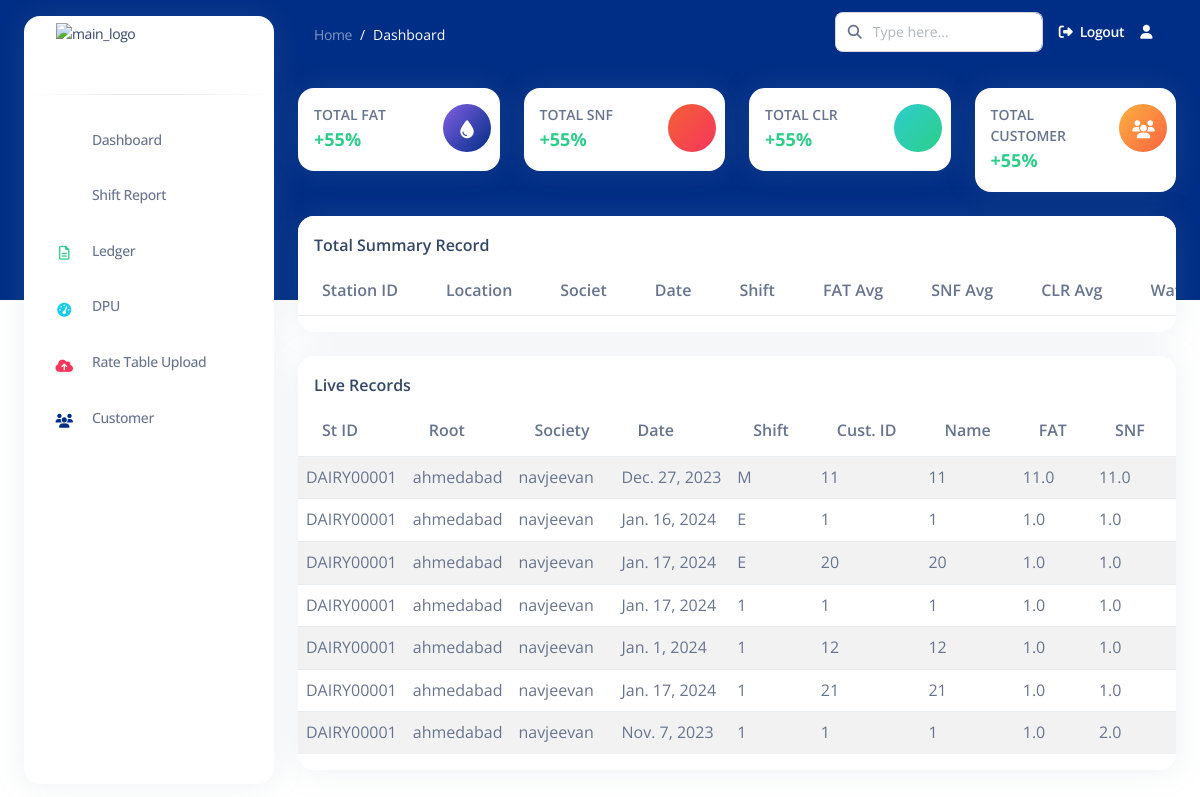
The page /dashboard/ (signed in) on the database its author committed.
### apps/common/models.py (models this page shows, shortened)
class DPU(models.Model):
    user = models.ForeignKey(User, on_delete=models.CASCADE)
    location = models.CharField(max_length=255)
    st_id = models.CharField(max_length=50, unique=True, primary_key=True)  # Renamed from dpu_id to st_id
    society = models.CharField(max_length=255)
    mobile_number = models.CharField(max_length=15)
    owner = models.CharField(max_length=255)
    STATUS_CHOICES = [
        ('active', 'Active'),
        ('deactivated', 'Deactivated'),
    ]
    status = models.CharField(max_length=20, choices=STATUS_CHOICES, default='active')
    date = models.DateTimeField(auto_now_add=True)  # Automatically set on creation

class DREC(models.Model):
    REC_TYPE = models.CharField(max_length=255, default="", blank=True)
    SLIP_TYPE = models.IntegerField(null=True, default=None)
    ST_ID = models.ForeignKey(DPU, on_delete=models.CASCADE, related_name='drecs')  # Use ForeignKey instead of OneToOneField
    CUST_ID = models.IntegerField(null=True, default=None)
    TotalFileRecord = models.IntegerField(null=True, default=None)
    FlagEdited = models.CharField(max_length=255, default="", blank=True)
    MType = models.CharField(max_length=255,null=True, default=None)
    RecordingDate = models.DateField(null=True, default=None)
    SHIFT = models.CharField(max_length=255,null=True, default=None)
    FAT = models.FloatField(null=True, default=None)
    FAT_UNIT = models.CharField(max_length=255, default="", blank=True)
    SNF = models.FloatField(null=True, default=None)
    SNF_UNIT = models.CharField(max_length=255, default="", blank=True)
    CLR = models.FloatField(null=True, default=None)
    CLR_UNIT = models.CharField(max_length=255, default="", blank=True)
    WATER = models.FloatField(null=True, default=None)
    WATER_UNIT = models.CharField(max_length=255, default="", blank=True)
    QT = models.FloatField(null=True, default=None)
    QT_UNIT = models.CharField(max_length=255, default="", blank=True)
    RATE = models.FloatField(null=True, default=None)
    Amount = models.FloatField(null=True, default=None)
    CAmount = models.FloatField(null=True, default=None)
    CSR_NO = models.IntegerField(null=True, default=None)
    CREV = models.IntegerField(null=True, default=None)
    END_TAG = models.CharField(max_length=255, default="", blank=True)
    dpuid = models.CharField(max_length=255, default="", blank=True)

### apps/common/views.py (the view, shortened to what this page needs)
# urls.py: path('dashboard/', DashboardView.as_view(), name="dashboard"),
class DashboardView(LoginRequiredMixin, TemplateView):
    template_name = 'example.html'
    login_url = reverse_lazy('home')
    def get_context_data(self, **kwargs):
        user = self.request.user
        active_dpu_list = DPU.objects.filter(user=user)
        drec_data = DREC.objects.filter(ST_ID__user=user)
        society_customer_count = DREC.objects.filter(ST_ID__user=user).values('ST_ID__society').annotate(customer_count=Count('CUST_ID', distinct=True))
        context = {
            'active_dpu_list': active_dpu_list,
            'drec_data': drec_data,
            'society_customer_count': society_customer_count,
            'last_updated': timezone.now(),  # Add a timestamp
        }
        return context

### templates/example.html (shortened to what this page needs)
{% extends 'base2.html' %}
{% load static %}
{% block content %}
<nav class="navbar navbar-main navbar-expand-lg px-0 mx-4 shadow-none border-radius-xl " id="navbarBlur"
    data-scroll="false">
    <div class="container-fluid py-1 px-3">
        <nav aria-label="breadcrumb">
            <ol class="breadcrumb bg-transparent mb-0 pb-0 pt-1 px-0 me-sm-6 me-5">
                <li class="breadcrumb-item text-sm"><a class="opacity-5 text-white" href="javascript:;">Home</a>
                </li>
                <li class="breadcrumb-item text-sm text-white active" aria-current="page">Dashboard</li>
            </ol>
        </nav>
        <div class="collapse navbar-collapse mt-sm-0 mt-2 me-md-0 me-sm-4" id="navbar">
            <div class="ms-md-auto pe-md-3 d-flex align-items-center">
                <div class="input-group">
                    <span class="input-group-text text-body"><i class="fas fa-search" aria-hidden="true"></i></span>
                    <input type="text" class="form-control" placeholder="Type here...">
                </div>
            </div>
            <ul class="navbar-nav  justify-content-end">
                <li class="nav-item d-flex align-items-center">
                    <a href="{% url 'logout' %}" class="nav-link text-white font-weight-bold px-0">
                        <i class="fa fa-sign-out me-sm-1"></i>
                        <span class="d-sm-inline d-none">Logout</span>
                    </a>
                </li>
                <li class="nav-item dropdown pe-2 px-3 d-flex align-items-center">
                    <a href="javascript:;" class="nav-link text-white p-0" id="dropdownMenuButton"
                        data-bs-toggle="dropdown" aria-expanded="false">
                        <i class="fa fa-user cursor-pointer"></i>
                    </a>
                </li>
            </ul>
        </div>
    </div>
</nav>
<div class="container-fluid py-4">
    <div class="row">
        <div class="col-xl-3 col-sm-6 mb-xl-0 mb-4">
            <div class="card">
                <div class="card-body p-3">
                    <div class="row">
                        <div class="col-8">
                            <div class="numbers">
                                <p class="text-sm mb-0 text-uppercase font-weight-bold">Total Fat</p>
                                <p class="mb-0">
                                    <span class="text-success text-lg font-weight-bolder">+55%</span>
                                </p>
                            </div>
                        </div>
                        <div class="col-4 text-end">
                            <div class="icon icon-shape bg-gradient-primary shadow-primary text-center rounded-circle">
                                <i class="fa fa-tint text-lg opacity-10" aria-hidden="true"></i>
                            </div>
                        </div>
                    </div>
                </div>
            </div>
        </div>
        <div class="col-xl-3 col-sm-6 mb-xl-0 mb-4">
            <div class="card">
                <div class="card-body p-3">
                    <div class="row">
                        <div class="col-8">
                            <div class="numbers">
                                <p class="text-sm mb-0 text-uppercase font-weight-bold">Total SNF</p>
                                <p class="mb-0">
                                    <span class="text-success text-lg font-weight-bolder">+55%</span>
                                </p>
                            </div>
                        </div>
                        <div class="col-4 text-end">
                            <div class="icon icon-shape bg-gradient-danger shadow-danger text-center rounded-circle">
                                <i class="ni ni-world text-lg opacity-10" aria-hidden="true"></i>
                            </div>
                        </div>
                    </div>
                </div>
            </div>
        </div>
        <div class="col-xl-3 col-sm-6 mb-xl-0 mb-4">
            <div class="card">
                <div class="card-body p-3">
                    <div class="row">
                        <div class="col-8">
                            <div class="numbers">
                                <p class="text-sm mb-0 text-uppercase font-weight-bold">Total CLR</p>
                                <p class="mb-0">
                                    <span class="text-success text-lg font-weight-bolder">+55%</span>
                                </p>
                            </div>
                        </div>
                        <div class="col-4 text-end">
                            <div class="icon icon-shape bg-gradient-success shadow-success text-center rounded-circle">
                                <i class="ni ni-paper-diploma text-lg opacity-10" aria-hidden="true"></i>
                            </div>
                        </div>
                    </div>
                </div>
            </div>
        </div>
        <div class="col-xl-3 col-sm-6">
            <div class="card">
                <div class="card-body p-3">
                    <div class="row">
                        <div class="col-8">
                            <div class="numbers">
                                <p class="text-sm mb-0 text-uppercase font-weight-bold">Total Customer</p>
                                <p class="mb-0">
                                    <span class="text-success text-lg font-weight-bolder">+55%</span>
                                </p>
                            </div>
                        </div>
                        <div class="col-4 text-end">
                            <div class="icon icon-shape bg-gradient-warning shadow-warning text-center rounded-circle">
                                <i class="fa fa-users text-lg opacity-10" aria-hidden="true"></i>
                            </div>
                        </div>
                    </div>
                </div>
            </div>
        </div>
    </div>
    <div class="row mt-4" id="divID">
        <div class="col-lg-12 mb-lg-0 mb-5" id="myRefreshDiv">
            <div class="card">
                <div class="card-header pb-0 p-3">
                    <div class="d-flex justify-content-between">
                        <h6 class="mb-2">Total Summary Record </h6>
                    </div>
                </div>
                <div class="table-responsive" >
                    <table class="table align-items-center table table-striped table-hover rounded table-responsive">
                        <thead>
                            <tr>
                                <th>Station ID</th>
                                <th>Location</th>
                                <th>Societ</th>
                                <th>Date</th>
                                <th>Shift</th>
                                <th>FAT Avg</th>
                                <th>SNF Avg</th>
                                <th>CLR Avg</th>
                                <th>Water Avg</th>
                            </tr>
                        </thead>
                    </table>
                </div>
            </div>
        </div>
    </div>
    <div class="row mt-4">
        <div class="col-lg-12 mb-lg-0 mb-5">
            <div class="card ">
                <div class="card-header pb-0 p-3">
                    <div class="d-flex justify-content-between">
                        <h6 class="mb-2">Live Records</h6>
                    </div>
                </div>
                <div class="table-responsive">
                    <table class="table align-items-center table table-striped table-hover rounded table-responsive">
                        <thead>
                            <tr>
                                <th>St ID</th>
                                <th>Root</th>
                                <th>Society</th>
                                <th>Date</th>
                                <th>Shift</th>
                                <th>Cust. ID</th>
                                <th>Name</th>
                                <th>FAT</th>
                                <th>SNF</th>
                                <th>CLR</th>
                            </tr>
                            </thead>
                            <tbody class="{% if forloop.first %}new-entry{% endif %}">
                                {% for dpu in active_dpu_list %}
                                    {% for drec in dpu.drecs.all %}
                                        {% for society_count in society_customer_count %}
                                            <tr>
                                                <td>{{ dpu.st_id }}</td>
                                                <td>{{ dpu.location }}</td>
                                                <td>{{ dpu.society }}</td>
                                                <td>{{ drec.RecordingDate }}</td>
                                                <td>{{ drec.SHIFT }}</td>
                                                <td>{{ drec.CUST_ID }}</td>
                                                <td>{{ drec.CUST_ID }}</td>
                                                <td>{{ drec.FAT }}</td>
                                                <td>{{ drec.SNF }}</td>
                                                <td>{{ drec.CLR }}</td>
                                            </tr>
                                        {% endfor %}
                                    {% endfor %}
                                {% endfor %}
                            </tbody>
                    </table>
                </div>
            </div>
        </div>
    </div>
</div>
{% endblock content %}

### static/assets/css/nucleo-svg.css (style rules this page uses)
.icon { display: inline-block; color: #111111; height: 1em; width: 1em; }
.icon { fill: currentColor; stroke: none; }

### rows shown on the page
DPU: st_id "DAIRY00001" "DAIRY00001" "DAIRY00001" "DAIRY00001" "DAIRY00001" "DAIRY00001" "DAIRY00001", location "ahmedabad" "ahmedabad" "ahmedabad" "ahmedabad" "ahmedabad" "ahmedabad" "ahmedabad", society "navjeevan" "navjeevan" "navjeevan" "navjeevan" "navjeevan" "navjeevan" "navjeevan"
DREC: RecordingDate "Dec. 27, 2023", SHIFT "M", CUST_ID "11", CUST_ID "11", FAT "11.0", SNF "11.0"
DREC: RecordingDate "Jan. 16, 2024", SHIFT "E", CUST_ID "1", CUST_ID "1", FAT "1.0", SNF "1.0"
DREC: RecordingDate "Jan. 17, 2024", SHIFT "E", CUST_ID "20", CUST_ID "20", FAT "1.0", SNF "1.0"
DREC: RecordingDate "Jan. 17, 2024", SHIFT "1", CUST_ID "1", CUST_ID "1", FAT "1.0", SNF "1.0"
DREC: RecordingDate "Jan. 1, 2024", SHIFT "1", CUST_ID "12", CUST_ID "12", FAT "1.0", SNF "1.0"
DREC: RecordingDate "Jan. 17, 2024", SHIFT "1", CUST_ID "21", CUST_ID "21", FAT "1.0", SNF "1.0"
DREC: RecordingDate "Nov. 7, 2023", SHIFT "1", CUST_ID "1", CUST_ID "1", FAT "1.0", SNF "2.0"
